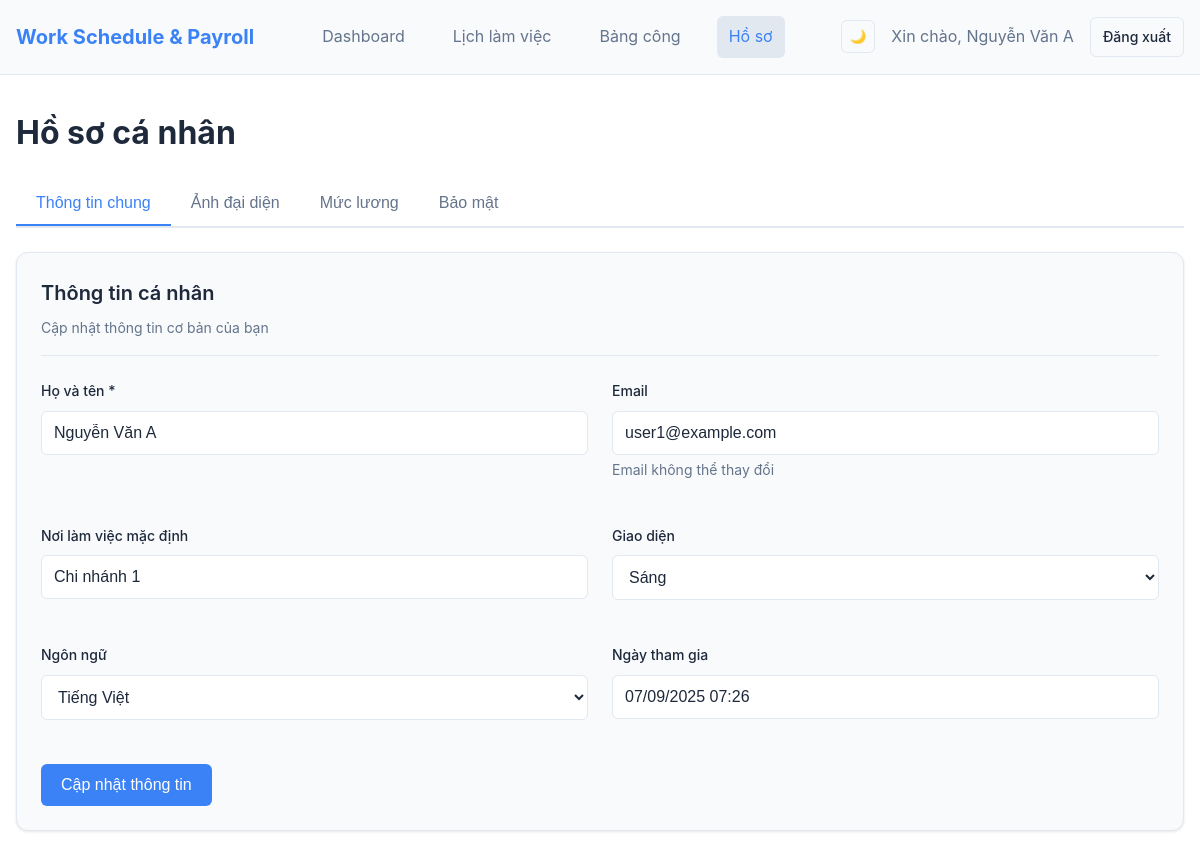
The app's page /profile.php (signed in) with its own data.
### tables this page shows
CREATE TABLE users (
    id INT AUTO_INCREMENT PRIMARY KEY,
    name VARCHAR(100) NOT NULL,
    email VARCHAR(255) NOT NULL UNIQUE,
    password_hash VARCHAR(255) NOT NULL,
    hourly_rate DECIMAL(12,2) DEFAULT 0.00,
    workplace_default VARCHAR(255) DEFAULT '',
    theme ENUM('light', 'dark') DEFAULT 'light',
    locale VARCHAR(10) DEFAULT 'vi-VN',
    role ENUM('user', 'admin') DEFAULT 'user',
    avatar VARCHAR(255) DEFAULT NULL,
    created_at TIMESTAMP DEFAULT CURRENT_TIMESTAMP,
    updated_at TIMESTAMP DEFAULT CURRENT_TIMESTAMP ON UPDATE CURRENT_TIMESTAMP,
    INDEX idx_email (email),
    INDEX idx_created_at (created_at)
);

### public_html/config/auth_middleware.php (called while the page is built, shortened)
<?php
function getCurrentUser() {
    try {
        $pdo = getDB();
        $stmt = $pdo->prepare("SELECT * FROM users WHERE id = ?");
        $stmt->execute([getCurrentUserId()]);
        return $stmt->fetch();
    } catch (Exception $e) {
        error_log("Error getting current user: " . $e->getMessage());
        return null;
    }
}
?>

### public_html/config/db.php (called while the page is built, shortened)
<?php
function getCurrentUserId() {
    return $_SESSION['user_id'] ?? null;
}
?>

### public_html/profile.php (the view, shortened to what this page needs)
<?php
require_once 'config/db.php';
require_once 'config/auth_middleware.php';
$user = getCurrentUser();
?>
<!DOCTYPE html>
<html lang="vi">
<head>
    <link rel="stylesheet" href="assets/css/style.css">
</head>
<body data-theme="<?= htmlspecialchars($user['theme']) ?>">
    <header class="header">
        <div class="container">
            <div class="header-content">
                <a href="dashboard.php" class="logo"><?= APP_NAME ?></a>
                <nav class="nav">
                    <a href="dashboard.php">Dashboard</a>
                    <a href="schedule.php">Lịch làm việc</a>
                    <a href="timesheet.php">Bảng công</a>
                    <a href="profile.php" class="active">Hồ sơ</a>
                </nav>
                <div class="user-menu">
                    <button class="theme-toggle" title="Chuyển đổi theme">🌙</button>
                    <span class="text-secondary">Xin chào, <?= htmlspecialchars($user['name']) ?></span>
                    <a href="api/auth.php?action=logout" class="btn btn-outline btn-sm">Đăng xuất</a>
                </div>
            </div>
        </div>
    </header>
    <main class="main-content">
        <div class="container">
            <h1 class="text-3xl font-bold mb-6">Hồ sơ cá nhân</h1>
            <div class="tabs">
                <button class="tab active" onclick="showTab('general')">Thông tin chung</button>
                <button class="tab" onclick="showTab('avatar')">Ảnh đại diện</button>
                <button class="tab" onclick="showTab('salary')">Mức lương</button>
                <button class="tab" onclick="showTab('security')">Bảo mật</button>
            </div>
            <div id="general-tab" class="tab-content active">
                <div class="card">
                    <div class="card-header">
                        <h2 class="card-title">Thông tin cá nhân</h2>
                        <p class="card-subtitle">Cập nhật thông tin cơ bản của bạn</p>
                    </div>
                    <form method="POST" data-validate>
                        <div class="grid grid-cols-2 gap-6">
                            <div class="form-group">
                                <label for="name" class="form-label">Họ và tên *</label>
                                <input type="text"
                                       id="name"
                                       name="name"
                                       class="form-input"
                                       value="<?= htmlspecialchars($user['name']) ?>"
                                       required>
                            </div>
                            <div class="form-group">
                                <label for="email" class="form-label">Email</label>
                                <input type="email"
                                       id="email"
                                       class="form-input"
                                       value="<?= htmlspecialchars($user['email']) ?>"
                                       disabled>
                                <div class="form-help">Email không thể thay đổi</div>
                            </div>
                            <div class="form-group">
                                <label for="workplace-default" class="form-label">Nơi làm việc mặc định</label>
                                <input type="text"
                                       id="workplace-default"
                                       name="workplace_default"
                                       class="form-input"
                                       value="<?= htmlspecialchars($user['workplace_default']) ?>"
                                       placeholder="Ví dụ: Văn phòng chính, Chi nhánh 1...">
                            </div>
                            <div class="form-group">
                                <label for="theme" class="form-label">Giao diện</label>
                                <select id="theme" name="theme" class="form-select">
                                    <option value="light" <?= $user['theme'] === 'light' ? 'selected' : '' ?>>Sáng</option>
                                </select>
                            </div>
                            <div class="form-group">
                                <label for="locale" class="form-label">Ngôn ngữ</label>
                                <select id="locale" name="locale" class="form-select">
                                    <option value="vi-VN" <?= $user['locale'] === 'vi-VN' ? 'selected' : '' ?>>Tiếng Việt</option>
                                </select>
                            </div>
                            <div class="form-group">
                                <label class="form-label">Ngày tham gia</label>
                                <input type="text"
                                       class="form-input"
                                       value="<?= date('d/m/Y H:i', strtotime($user['created_at'])) ?>"
                                       disabled>
                            </div>
                        </div>
                        <div class="flex justify-end mt-6">
                            <button type="submit" class="btn btn-primary">
                                Cập nhật thông tin
                            </button>
                        </div>
                    </form>
                </div>
            </div>
        </div>
    </main>
</body>
</html>

### public_html/assets/css/style.css (style rules this page uses)
:root { --primary-color: #3b82f6; --primary-dark: #2563eb; --secondary-color: #64748b; --success-color: #10b981; --warning-color: #f59e0b; --error-color: #ef4444; --background-color: #ffffff; --surface-color: #f8fafc; --text-primary: #1e293b; --text-secondary: #64748b; --border-color: #e2e8f0; --shadow: 0 1px 3px 0 rgba(0, 0, 0, 0.1); --shadow-lg: 0 10px 15px -3px rgba(0, 0, 0, 0.1); --font-family: -apple-system, BlinkMacSystemFont, 'Segoe UI', Roboto, sans-serif; --font-size-sm: 0.875rem; --font-size-base: 1rem; --font-size-lg: 1.125rem; --font-size-xl: 1.25rem; --font-size-2xl: 1.5rem; --font-size-3xl: 1.875rem; --spacing-1: 0.25rem; --spacing-2: 0.5rem; --spacing-3: 0.75rem; --spacing-4: 1rem; --spacing-5: 1.25rem; --spacing-6: 1.5rem; --spacing-8: 2rem; --spacing-12: 3rem; --radius-sm: 0.25rem; --radius: 0.375rem; --radius-md: 0.5rem; --radius-lg: 0.75rem; --radius-xl: 1rem; }
* { margin: 0; padding: 0; box-sizing: border-box; }
body { font-family: var(--font-family); font-size: var(--font-size-base); line-height: 1.6; color: var(--text-primary); background-color: var(--background-color); transition: background-color 0.3s ease, color 0.3s ease; }
.container { max-width: 1200px; margin: 0 auto; padding: 0 var(--spacing-4); }
.header { background-color: var(--surface-color); border-bottom: 1px solid var(--border-color); padding: var(--spacing-4) 0; position: sticky; top: 0; z-index: 100; }
.header-content { display: flex; justify-content: space-between; align-items: center; }
.logo { font-size: var(--font-size-xl); font-weight: 700; color: var(--primary-color); text-decoration: none; }
.nav { display: flex; list-style: none; gap: var(--spacing-6); }
.nav a { color: var(--text-secondary); text-decoration: none; padding: var(--spacing-2) var(--spacing-3); border-radius: var(--radius); transition: all 0.3s ease; }
.nav a:hover, .nav a.active { color: var(--primary-color); background-color: var(--border-color); }
.user-menu { display: flex; align-items: center; gap: var(--spacing-4); }
.theme-toggle { background: none; border: 1px solid var(--border-color); border-radius: var(--radius); padding: var(--spacing-2); cursor: pointer; color: var(--text-secondary); transition: all 0.3s ease; }
.main-content { padding: var(--spacing-8) 0; min-height: calc(100vh - 200px); }
.card { background-color: var(--surface-color); border: 1px solid var(--border-color); border-radius: var(--radius-lg); padding: var(--spacing-6); box-shadow: var(--shadow); transition: all 0.3s ease; }
.card-header { border-bottom: 1px solid var(--border-color); padding-bottom: var(--spacing-4); margin-bottom: var(--spacing-6); }
.card-title { font-size: var(--font-size-xl); font-weight: 600; color: var(--text-primary); margin-bottom: var(--spacing-2); }
.card-subtitle { color: var(--text-secondary); font-size: var(--font-size-sm); }
.form-group { margin-bottom: var(--spacing-5); }
.form-label { display: block; font-weight: 500; margin-bottom: var(--spacing-2); color: var(--text-primary); font-size: var(--font-size-sm); }
.form-input, .form-select, .form-textarea { width: 100%; padding: var(--spacing-3); border: 1px solid var(--border-color); border-radius: var(--radius); font-size: var(--font-size-base); background-color: var(--background-color); color: var(--text-primary); transition: all 0.3s ease; }
.form-help { color: var(--text-secondary); font-size: var(--font-size-sm); margin-top: var(--spacing-1); }
.btn { display: inline-flex; align-items: center; justify-content: center; padding: var(--spacing-3) var(--spacing-5); border: none; border-radius: var(--radius); font-size: var(--font-size-base); font-weight: 500; text-decoration: none; cursor: pointer; transition: all 0.3s ease; gap: var(--spacing-2); }
.btn-primary { background-color: var(--primary-color); color: white; }
.btn-outline { background-color: transparent; border: 1px solid var(--border-color); color: var(--text-primary); }
.btn-sm { padding: var(--spacing-2) var(--spacing-3); font-size: var(--font-size-sm); }
.grid { display: grid; gap: var(--spacing-6); }
.grid-cols-2 { grid-template-columns: repeat(2, 1fr); }
.flex { display: flex; }
.gap-6 { gap: var(--spacing-6); }
.font-bold { font-weight: 700; }
.text-secondary { color: var(--text-secondary); }
.mb-6 { margin-bottom: var(--spacing-6); }
.mt-6 { margin-top: var(--spacing-6); }

### records on screen
users: name "Nguyễn Văn A", email "user1@example.com", workplace_default "Chi nhánh 1", theme "Sáng", locale "Tiếng Việt", created_at "07/09/2025 07:26"

### other values on screen
APP_NAME "Work Schedule & Payroll"
